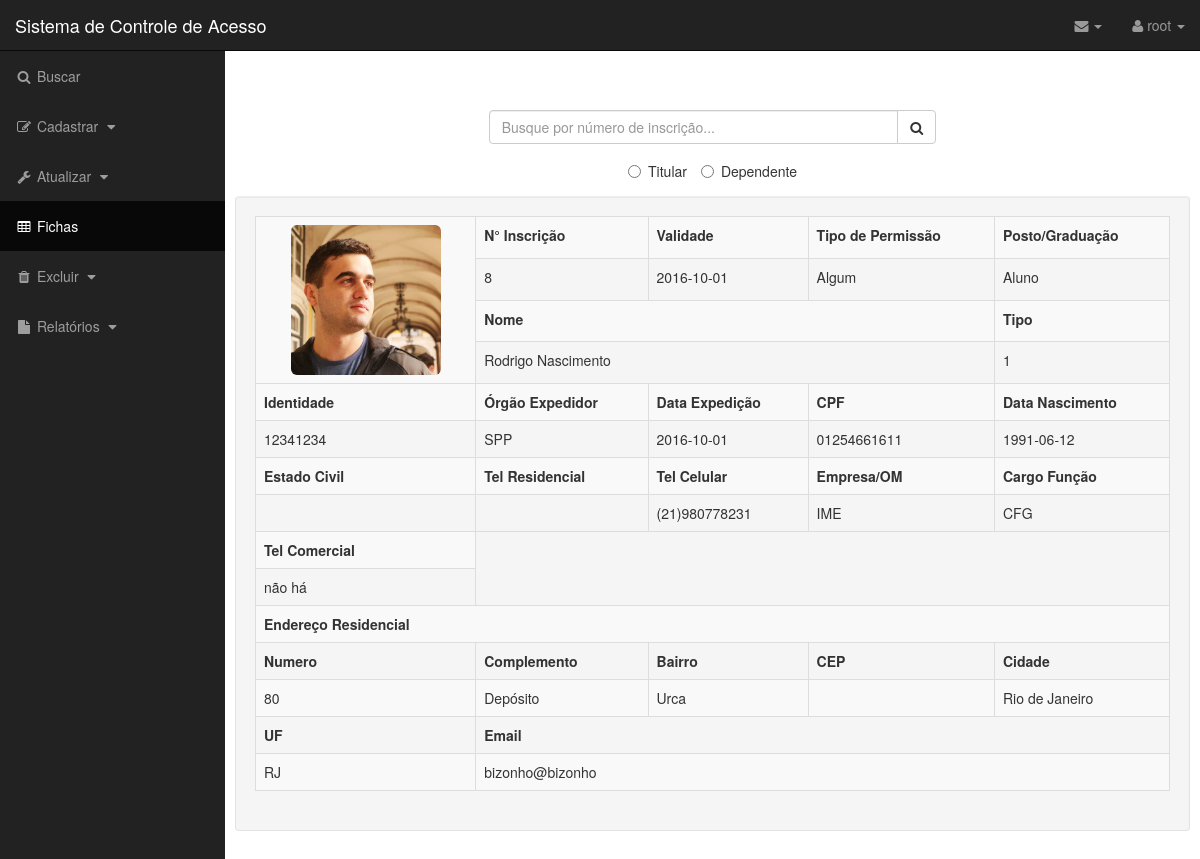
The app's page /fichas.php?cod=8 (signed in) with its own data.
### tables this page shows
CREATE TABLE `endereco` (
  `cod` int(11) NOT NULL,
  `numero` char(5) DEFAULT NULL,
  `complemento` varchar(30) DEFAULT NULL,
  `bairro` varchar(10) DEFAULT NULL,
  `cidade` varchar(20) DEFAULT NULL,
  `uf` varchar(4) DEFAULT NULL,
  PRIMARY KEY (`cod`),
  CONSTRAINT `endereco_ibfk_1` FOREIGN KEY (`cod`) REFERENCES `titular` (`cod`) ON DELETE CASCADE
);

CREATE TABLE `titular` (
  `cod` int(11) NOT NULL AUTO_INCREMENT,
  `dataInscricao` date DEFAULT NULL,
  `validade` date DEFAULT NULL,
  `tipoPermissao` varchar(10) DEFAULT NULL,
  `posto` varchar(10) DEFAULT NULL,
  `nome` varchar(40) DEFAULT NULL,
  `identidade` char(10) DEFAULT NULL,
  `orgaoExpedidor` char(6) DEFAULT NULL,
  `dataExpedicao` date DEFAULT NULL,
  `tipo` int(11) DEFAULT NULL,
  `estadoCivil` char(10) DEFAULT NULL,
  `cpf` char(12) DEFAULT NULL,
  `nascimento` date DEFAULT NULL,
  `telResidencial` char(12) DEFAULT NULL,
  `celular` char(16) DEFAULT NULL,
  `email` varchar(40) DEFAULT NULL,
  `empresa` varchar(10) DEFAULT NULL,
  `cargo` varchar(10) DEFAULT NULL,
  `telComercial` char(12) DEFAULT NULL,
  PRIMARY KEY (`cod`)
);

### fichas.php (the view, shortened to what this page needs)
<!DOCTYPE html>
<html lang="pt-br">
<head>
    <link href="css/bootstrap.min.css" rel="stylesheet">
    <link href="css/sb-admin.css" rel="stylesheet">
    <link href="css/plugins/morris.css" rel="stylesheet">
    <link href="font-awesome/css/font-awesome.min.css" rel="stylesheet" type="text/css">
</head>
<body>
    <div id="wrapper">
        <nav class="navbar navbar-inverse navbar-fixed-top" role="navigation">
            <div class="navbar-header">
                <a class="navbar-brand" href="index.php">Sistema de Controle de Acesso</a>
            </div>
            <ul class="nav navbar-right top-nav">
                <li class="dropdown">
                    <a href="#" class="dropdown-toggle" data-toggle="dropdown"><i class="fa fa-envelope"></i> <b class="caret"></b></a>
                </li>
                <li class="dropdown">
                    <a href="#" class="dropdown-toggle" data-toggle="dropdown"><i class="fa fa-user"></i>  <?php echo $_SESSION['user'];?> <b class="caret"></b></a>
                </li>
            </ul>
            <div class="collapse navbar-collapse navbar-ex1-collapse">
                <ul class="nav navbar-nav side-nav">
                    <li>
                        <a href="index.php"><i class="fa fa-fw fa-search"></i> Buscar</a>
                    </li>
                    <li>
                        <a href="javascript:;" data-toggle="collapse" data-target="#demo1"><i class="fa fa-fw fa-edit"></i> Cadastrar <i class="fa fa-fw fa-caret-down"></i></a>
                    </li>
                    <li>
                        <a href="javascript:;" data-toggle="collapse" data-target="#demo2"><i class="fa fa-fw fa-wrench"></i> Atualizar <i class="fa fa-fw fa-caret-down"></i></a>
                    </li>
                    <li class="active">
                        <a href="fichas.php"><i class="fa fa-fw fa-table"></i> Fichas</a>
                    </li>
                    <li>
                        <a href="javascript:;" data-toggle="collapse" data-target="#demo3"><i class="fa fa-fw fa-trash"></i> Excluir <i class="fa fa-fw fa-caret-down"></i></a>
                    </li>
                    <li>
                        <a href="javascript:;" data-toggle="collapse" data-target="#demo4"><i class="fa fa-fw fa-file"></i> Relatórios <i class="fa fa-fw fa-caret-down"></i></a>
                    </li>
                </ul>
            </div>
        </nav>
        <div id="page-wrapper">
            <div class="container-fluid">
                <div class="row">
                    <div class="col-lg-6 col-lg-offset-3">
                    <form role="form" action="<?php echo htmlspecialchars($_SERVER['PHP_SELF']);?>" method="get">
                        <div class="form-group input-group" style="padding-top:50px;">
                            <input type="text" class="form-control" name="cod" placeholder="Busque por número de inscrição...">
                            <span class="input-group-btn"><button class="btn btn-default" name="buscar" type="button"><i class="fa fa-search">
                                </i></button></span>
                        </div>
                        <div class="form-group"><center>
                            <label class="radio-inline">
                                <input type="radio" name="filtro" value="1"> Titular
                            </label>
                            <label class="radio-inline">
                                <input type="radio" name="filtro" value="2"> Dependente
                            </label>
                        </div>
                    </form>
                    </div><br>
                    <div class="col-lg-12 well" style="border-top: 1px solid #eee;">
<?php
$link = mysqli_connect("localhost", "root", "root", "ccfexBeta");
mysqli_set_charset($link, "utf8");
$cod = $_GET['cod'];
$sql = "select * from titular t, endereco e  where t.cod = '$cod' and e.cod = '$cod';";
$result = mysqli_query($link, $sql);
$row = mysqli_fetch_assoc($result);
echo '<table class="table table-bordered table-hover table-striped">
        <tr>
<td rowspan="4"><center><img class="img-rounded" width="150px" src="fotos/' . $cod . '.jpg"></center></td>
            <td class="campo"> N° Inscrição</td>
            <td class="campo"> Validade</td>
            <td class="campo"> Tipo de Permissão</td>
            <td class="campo"> Posto/Graduação</td>
        </tr>
        <tr>
            <td class="valor">' . $row['cod'] . '</td>
            <td class="valor">' . $row['validade'] . '</td>
            <td class="valor">' . $row['tipoPermissao'] . '</td>
            <td class="valor">' . $row['posto'] . '</td>
        </tr>
        <tr>
            <td class="campo" colspan="3"> Nome</td>
            <td class="campo"> Tipo</td>
        </tr>
        <tr>
            <td class="valor" colspan="3">' . $row['nome'] . '</td>
            <td class="valor">' . $row['tipo'] . '</td>
        </tr>
        <tr>
            <td class="campo"> Identidade</td>
            <td class="campo"> Órgão Expedidor</td>
            <td class="campo"> Data Expedição</td>
            <td class="campo"> CPF</td>
            <td class="campo"> Data Nascimento</td>
        </tr>
        <tr>
            <td class="valor">' . $row['identidade'] . '</td>
            <td class="valor">' . $row['orgaoExpedidor'] . '</td>
            <td class="valor">' . $row['dataExpedicao'] . '</td>
            <td class="valor">' . $row['cpf'] . '</td>
            <td class="valor">' . $row['nascimento'] . '</td>
        </tr>
        <tr>
            <td class="campo"> Estado Civil</td>
            <td class="campo"> Tel Residencial</td>
            <td class="campo"> Tel Celular</td>
            <td class="campo"> Empresa/OM</td>
            <td class="campo"> Cargo Função</td>
        </tr>
        <tr>
            <td class="valor">' . $row['estadocivil'] . '</td>
            <td class="valor">' . $row['telresidencial'] . '</td>
            <td class="valor">' . $row['celular'] . '</td>
            <td class="valor">' . $row['empresa'] . '</td>
            <td class="valor">' . $row['cargo'] . '</td>
        </tr>
        <tr>
            <td class="campo"> Tel Comercial</td>
        </tr>
        <tr>
            <td class="valor">' . $row['telComercial'] . '</td>
        </tr>
        <tr><td class="campo" colspan="5">Endereço Residencial</td></tr>
        <tr>
            <td class="campo"> Numero</td>
            <td class="campo"> Complemento</td>
            <td class="campo"> Bairro</td>
            <td class="campo"> CEP</td>
            <td class="campo"> Cidade</td>
        </tr>
        <tr>
            <td class="valor">' . $row['numero'] . '</td>
            <td class="valor">' . $row['complemento'] . '</td>
            <td class="valor">' . $row['bairro'] . '</td>
            <td class="valor">' . $row['cep'] . '</td>
            <td class="valor">' . $row['cidade'] . '</td>
        </tr>
        <tr>
            <td class="campo"> UF</td>
            <td class="campo" colspan="4"> Email</td>
        </tr>
        <tr>
            <td class="valor">' . $row['uf'] . '</td>
            <td class="valor" colspan="4">' . $row['email'] . '</td>
        </tr>
    </table>';
?>
                    </div>
                </div>
            </div>
        </div>
</body>
</html>

### css/sb-admin.css (style rules this page uses)
body { margin-top: 100px; background-color: #222; }
@media (min-width:768px) { body { margin-top: 50px; } }
#wrapper { padding-left: 0; }
#page-wrapper { width: 100%; padding: 0; background-color: #fff; }
@media (min-width:768px) { #wrapper { padding-left: 225px; } }
@media (min-width:768px) { #page-wrapper { padding: 10px; } }
.top-nav { padding: 0 15px; }
.top-nav>li { display: inline-block; float: left; }
.top-nav>li>a { padding-top: 15px; padding-bottom: 15px; line-height: 20px; color: #999; }
@media (min-width:768px) { .side-nav { position: fixed; top: 51px; left: 225px; width: 225px; margin-left: -225px; border: none; border-radius: 0; overflow-y: auto; background-color: #222; bottom: 0; overflow-x: hidden; padding-bottom: 40px; } }
@media (min-width:768px) { .side-nav>li>a { width: 225px; } }

### fichas.php (style rules this page uses)
.campo { font-weight: bold; text-align: left; }
.valor { text-align: left; }

### records on screen
endereco: cod "8", cod.validade "2016-10-01", cod.tipoPermissao "Algum", cod.posto "Aluno", cod.nome "Rodrigo Nascimento", cod.tipo "1", cod.identidade "12341234", cod.orgaoExpedidor "SPP", cod.dataExpedicao "2016-10-01", cod.cpf "01254661611", cod.nascimento "1991-06-12", cod.celular "(21)980778231", cod.empresa "IME", cod.cargo "CFG", cod.telComercial "não há", numero "80", complemento "Depósito", bairro "Urca", cidade "Rio de Janeiro", uf "RJ", cod.email "bizonho@bizonho"

### other values on screen
$_SESSION['user'] "root"
